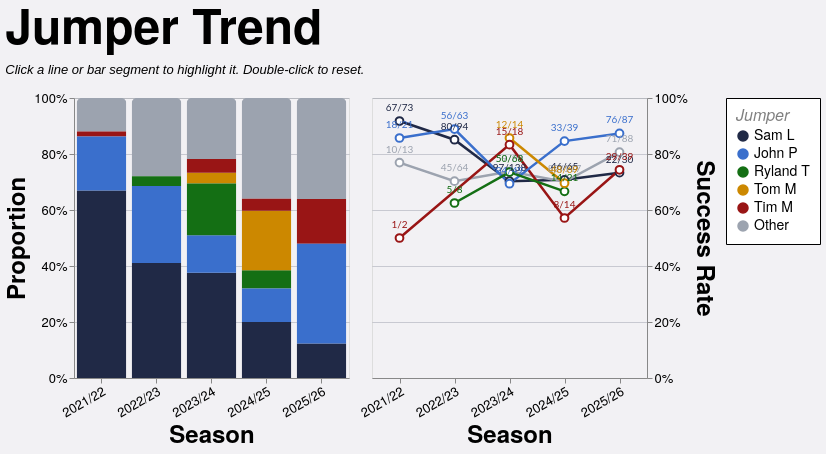

This figure's Vega-Lite source:
### Vega-Lite specification from a JSON file in a GitHub repository (floating-point values rounded to 4 significant figures; data arrays with more than 128 entries replaced by an {"elided": "..."} marker saying what was removed)
{"config": {"axis": {"labelFont": "PT Sans Narrow, Helvetica Neue, Helvetica, Arial, sans-serif", "titleFont": "PT Sans Narrow, Helvetica Neue, Helvetica, Arial, sans-serif", "labelFontSize": 13, "titleFontSize": 24, "gridColor": "#202947", "gridOpacity": 0.2, "zindex": 1}, "text": {"font": "Lato, sans-serif"}, "bar": {"cornerRadiusEnd": 5}, "header": {"labelFont": "PT Sans Narrow, Helvetica Neue, Helvetica, Arial, sans-serif", "titleFont": "PT Sans Narrow, Helvetica Neue, Helvetica, Arial, sans-serif", "labelFontSize": 24, "titleFontSize": 28, "labelFontWeight": "bold", "orient": "left"}, "legend": {"labelFont": "PT Sans Narrow, Helvetica Neue, Helvetica, Arial, sans-serif", "titleFont": "PT Sans Narrow, Helvetica Neue, Helvetica, Arial, sans-serif", "labelFontSize": 14, "titleFontSize": 16, "titlePadding": 5, "fillColor": "white", "strokeColor": "black", "padding": 10, "titleFontWeight": "lighter", "titleFontStyle": "italic", "titleColor": "gray", "offset": 10}, "title": {"font": "PT Sans Narrow, Helvetica Neue, Helvetica, Arial, sans-serif", "fontSize": 48, "fontWeight": "bold", "anchor": "start", "align": "center", "titlePadding": 20, "subtitlePadding": 10, "subtitleFontSize": 13, "subtitleColor": "", "subtitleFontStyle": "italic", "offset": 15, "color": "black"}, "axisX": {"labelAngle": 0}, "facet": {"title": null, "header": null, "align": {"row": "each", "column": "each"}}, "resolve": {"scale": {"y": "independent", "facet": "independent"}}, "background": "#f2f1f4", "scale": {"offsetBandPaddingOuter": 0.2, "offsetBandPaddingInner": 0.1}}, "hconcat": [{"mark": {"type": "bar", "opacity": 0.85}, "encoding": {"color": {"field": "jumper_tier", "scale": {"domain": ["Sam L", "John P", "Ryland T", "Tom M", "Tim M", "Other"], "range": ["#202946", "#3a6fcc", "#146f14", "#cc8800", "#991515", "#9ca3af"]}, "title": "Jumper", "type": "nominal"}, "opacity": {"condition": {"param": "param_12", "value": 1.0, "empty": true}, "value": 0.2}, "order": {"field": "tier_sort_order", "sort": "ascending", "type": "quantitative"}, "tooltip": [{"field": "season", "title": "Season", "type": "nominal"}, {"field": "jumper_tier_name", "title": "Jumper", "type": "nominal"}, {"field": "attempts", "format": ",.0f", "title": "Attempts", "type": "quantitative"}, {"field": "won", "format": ",.0f", "title": "Won", "type": "quantitative"}, {"field": "success_rate", "format": ".1%", "title": "Success Rate", "type": "quantitative"}], "x": {"axis": {"labelAngle": -30}, "field": "season", "sort": ["2021/22", "2022/23", "2023/24", "2024/25", "2025/26"], "title": "Season", "type": "nominal"}, "y": {"axis": {"format": "%", "orient": "left"}, "field": "attempts", "stack": "normalize", "title": "Proportion", "type": "quantitative"}}, "height": 280, "name": "view_10", "transform": [{"filter": "(loSquad == 'All' || datum.squad == loSquad) && (loGameType == 'All' || (loGameType == 'League + Cup' && (datum.game_type == 'League' || datum.game_type == 'Cup')) || (loGameType == 'League only' && datum.game_type == 'League') || datum.game_type == loGameType) && (loThrower == 'All' || datum.thrower == loThrower) && (loArea == 'All' || datum.area == loArea) && (loNumbers == 'All' || datum.numbers == loNumbers)"}, {"aggregate": [{"op": "count", "as": "attempts"}, {"op": "sum", "field": "won", "as": "won"}], "groupby": ["season", "jumper_tier", "jumper_tier_name"]}, {"joinaggregate": [{"op": "sum", "field": "attempts", "as": "season_attempts"}], "groupby": ["season"]}, {"calculate": "datum.attempts / datum.season_attempts", "as": "norm_count"}, {"calculate": "datum.won / datum.attempts", "as": "success_rate"}, {"calculate": "datum.won + '/' + datum.attempts", "as": "won_attempts_label"}, {"calculate": "datum.jumper_tier == 'Sam L' ? 0 : datum.jumper_tier == 'John P' ? 1 : datum.jumper_tier == 'Ryland T' ? 2 : datum.jumper_tier == 'Tom M' ? 3 : datum.jumper_tier == 'Tim M' ? 4 : 999", "as": "tier_sort_order"}], "width": {"step": 55}}, {"layer": [{"mark": {"type": "line", "point": {"fill": "white", "filled": false, "size": 60}, "strokeWidth": 2.5}, "encoding": {"color": {"field": "jumper_tier", "scale": {"domain": ["Sam L", "John P", "Ryland T", "Tom M", "Tim M", "Other"], "range": ["#202946", "#3a6fcc", "#146f14", "#cc8800", "#991515", "#9ca3af"]}, "title": "Jumper", "type": "nominal"}, "detail": {"field": "jumper_tier", "type": "nominal"}, "opacity": {"condition": {"param": "param_12", "value": 1.0, "empty": true}, "value": 0.2}, "tooltip": [{"field": "season", "title": "Season", "type": "nominal"}, {"field": "jumper_tier_name", "title": "Jumper", "type": "nominal"}, {"field": "attempts", "format": ",.0f", "title": "Attempts", "type": "quantitative"}, {"field": "won", "format": ",.0f", "title": "Won", "type": "quantitative"}, {"field": "success_rate", "format": ".1%", "title": "Success Rate", "type": "quantitative"}], "x": {"axis": {"labelAngle": -30}, "field": "season", "sort": ["2021/22", "2022/23", "2023/24", "2024/25", "2025/26"], "title": "Season", "type": "nominal"}, "y": {"axis": {"format": "%", "orient": "right"}, "field": "success_rate", "scale": {"domainMax": 1, "nice": true}, "title": "Success Rate", "type": "quantitative"}}, "name": "view_9", "transform": [{"filter": "(loSquad == 'All' || datum.squad == loSquad) && (loGameType == 'All' || (loGameType == 'League + Cup' && (datum.game_type == 'League' || datum.game_type == 'Cup')) || (loGameType == 'League only' && datum.game_type == 'League') || datum.game_type == loGameType) && (loThrower == 'All' || datum.thrower == loThrower) && (loArea == 'All' || datum.area == loArea) && (loNumbers == 'All' || datum.numbers == loNumbers)"}, {"aggregate": [{"op": "count", "as": "attempts"}, {"op": "sum", "field": "won", "as": "won"}], "groupby": ["season", "jumper_tier", "jumper_tier_name"]}, {"joinaggregate": [{"op": "sum", "field": "attempts", "as": "season_attempts"}], "groupby": ["season"]}, {"calculate": "datum.attempts / datum.season_attempts", "as": "norm_count"}, {"calculate": "datum.won / datum.attempts", "as": "success_rate"}, {"calculate": "datum.won + '/' + datum.attempts", "as": "won_attempts_label"}, {"calculate": "datum.jumper_tier == 'Sam L' ? 0 : datum.jumper_tier == 'John P' ? 1 : datum.jumper_tier == 'Ryland T' ? 2 : datum.jumper_tier == 'Tom M' ? 3 : datum.jumper_tier == 'Tim M' ? 4 : 999", "as": "tier_sort_order"}]}, {"mark": {"type": "text", "align": "center", "baseline": "bottom", "dy": -8, "fontSize": 10}, "encoding": {"color": {"field": "jumper_tier", "scale": {"domain": ["Sam L", "John P", "Ryland T", "Tom M", "Tim M", "Other"], "range": ["#202946", "#3a6fcc", "#146f14", "#cc8800", "#991515", "#9ca3af"]}, "title": "Jumper", "type": "nominal"}, "detail": {"field": "jumper_tier", "type": "nominal"}, "opacity": {"condition": {"param": "param_12", "value": 1.0, "empty": true}, "value": 0.2}, "text": {"field": "won_attempts_label", "type": "nominal"}, "x": {"axis": {"labelAngle": -30}, "field": "season", "sort": ["2021/22", "2022/23", "2023/24", "2024/25", "2025/26"], "title": "Season", "type": "nominal"}, "y": {"axis": {"format": "%", "orient": "right"}, "field": "success_rate", "scale": {"domainMax": 1, "nice": true}, "title": "Success Rate", "type": "quantitative"}}, "transform": [{"filter": "(loSquad == 'All' || datum.squad == loSquad) && (loGameType == 'All' || (loGameType == 'League + Cup' && (datum.game_type == 'League' || datum.game_type == 'Cup')) || (loGameType == 'League only' && datum.game_type == 'League') || datum.game_type == loGameType) && (loThrower == 'All' || datum.thrower == loThrower) && (loArea == 'All' || datum.area == loArea) && (loNumbers == 'All' || datum.numbers == loNumbers)"}, {"aggregate": [{"op": "count", "as": "attempts"}, {"op": "sum", "field": "won", "as": "won"}], "groupby": ["season", "jumper_tier", "jumper_tier_name"]}, {"joinaggregate": [{"op": "sum", "field": "attempts", "as": "season_attempts"}], "groupby": ["season"]}, {"calculate": "datum.attempts / datum.season_attempts", "as": "norm_count"}, {"calculate": "datum.won / datum.attempts", "as": "success_rate"}, {"calculate": "datum.won + '/' + datum.attempts", "as": "won_attempts_label"}, {"calculate": "datum.jumper_tier == 'Sam L' ? 0 : datum.jumper_tier == 'John P' ? 1 : datum.jumper_tier == 'Ryland T' ? 2 : datum.jumper_tier == 'Tom M' ? 3 : datum.jumper_tier == 'Tim M' ? 4 : 999", "as": "tier_sort_order"}]}], "height": 280, "width": {"step": 55}}], "data": {"name": "data-d4731e21ce710675c5eed83ba89a9e4b"}, "params": [{"name": "loSquad", "value": "All"}, {"name": "loSeason", "value": "All"}, {"name": "loGameType", "value": "All"}, {"name": "loThrower", "value": "All"}, {"name": "loJumper", "value": "All"}, {"name": "loArea", "value": "All"}, {"name": "loNumbers", "value": "All"}, {"name": "param_12", "select": {"type": "point", "clear": "dblclick", "fields": ["jumper_tier"], "on": "click"}, "views": ["view_10", "view_9"]}], "resolve": {"scale": {"color": "shared"}}, "spacing": 8, "title": {"text": "Jumper Trend", "subtitle": "Click a line or bar segment to highlight it. Double-click to reset."}, "$schema": "https://vega.github.io/schema/vega-lite/v5.20.1.json", "datasets": {"data-d4731e21ce710675c5eed83ba89a9e4b": {"elided": "1274 records"}}}
